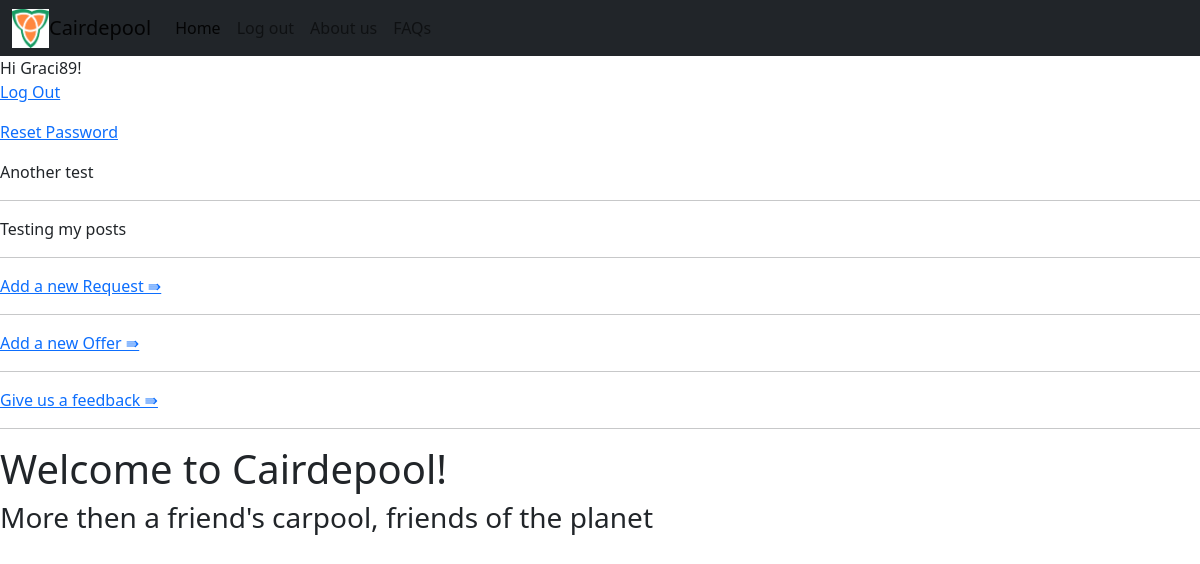
Before: / (signed in) with the older database file.
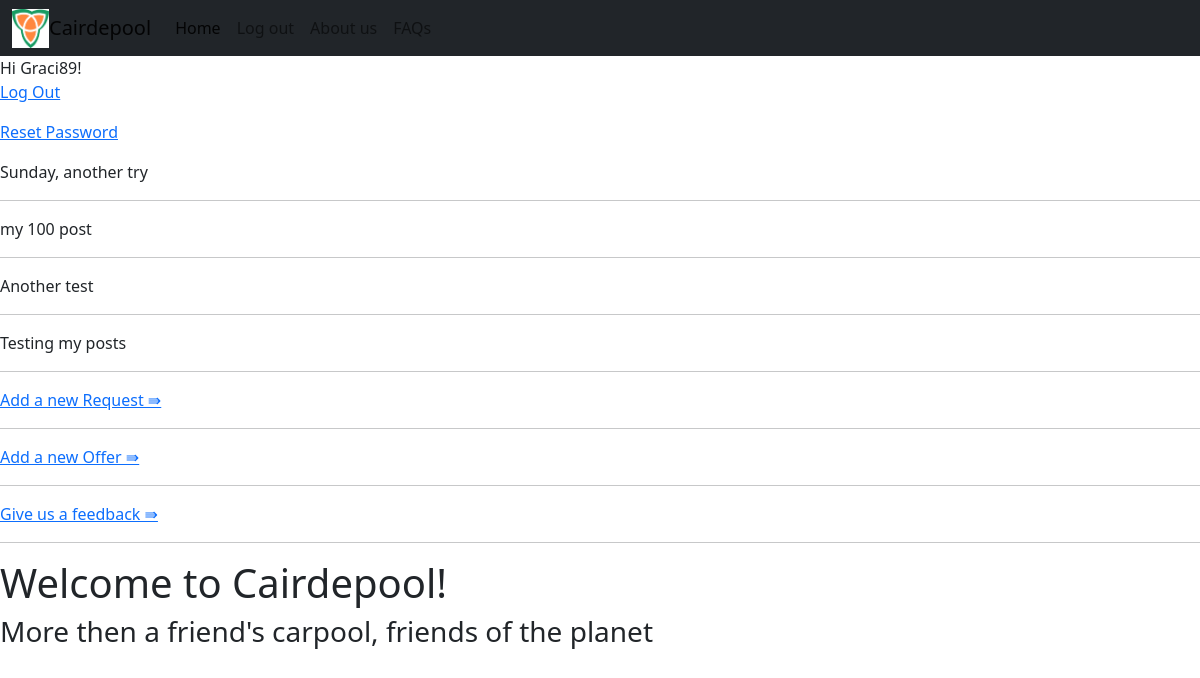
After: the same page with the newer database file.
### carpool/models.py (models this page shows, shortened)
class Post(models.Model):
    text = models.CharField(max_length=140, blank=False, null=False)

### carpool/views.py (the view)
# urls.py: path('', HomePageView.as_view(), name='index'),
class HomePageView(TemplateView):
    template_name = "home.html"
    def get_context_data(self, **kwargs):
        context = super().get_context_data(**kwargs)
        context['my_object_welcome'] = "Welcome to Cairdepool!"
        context['my_mission_object'] = "More then a friend's carpool, friends of the planet"
        context['posts'] = Post.objects.all().order_by('-id')   #order the posts so last appears first
        return context

### templates/home.html (shortened to what this page needs)
{% extends "base.html" %}
{% block content %}
{% if user.is_authenticated %}
  Hi {{ user.username }}!
     <p><a href="{% url 'logout' %}">Log Out</a></p>
     <p><a href="{% url 'password_reset' %}">Reset Password</a></p>
     <div>
        {% for post in posts %}
            {{ post.text }}
            <hr>
        {% endfor %}
    <a href="{% url 'carpool:post' %}">Add a new Request &rAarr;</a>
    <hr>
     <a href="{% url 'carpool:post' %}">Add a new Offer &rAarr;</a>
    <hr>
     <a href="{% url 'feedback:index' %}">Give us a feedback &rAarr;</a>
    <hr>
   </div>
{% else %}
  <p>You are not logged in</p>
  <a href="{% url 'login' %}">Log In</a>
{% endif %}
   <h1>{{ my_object_welcome }}</h1>
    <h3>{{ my_mission_object }}</h3>
{% endblock %}

Changed rows visible on the page:
added Post: text "Sunday, another try"
added Post: text "my 100 post"
